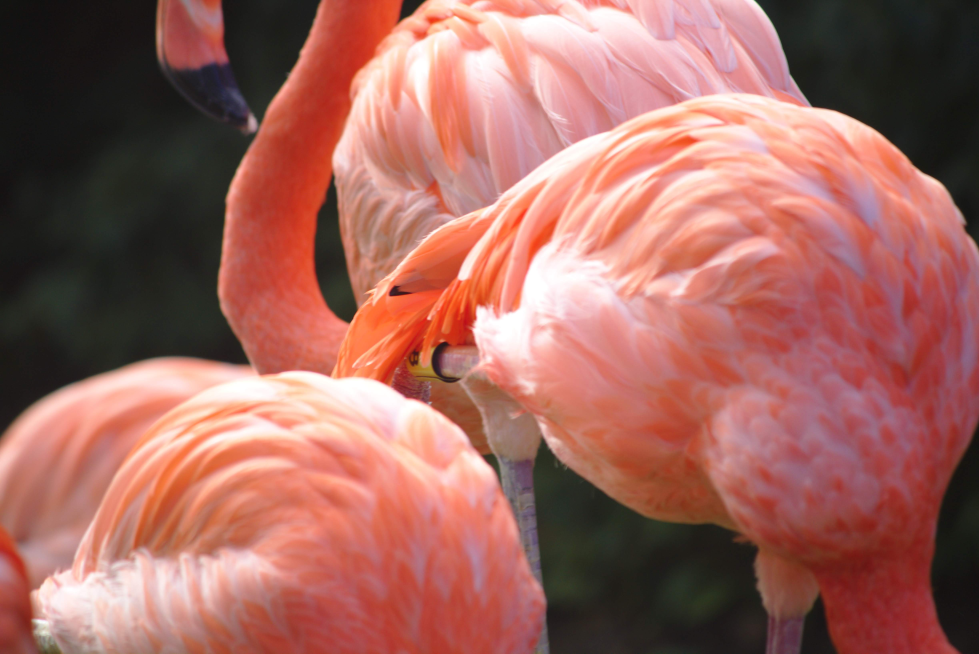
#> input picture pictures/flamingo.jpg, 4895 x 3268 px, found by its file name (shown at 1/5 size)
$ python medianCutColorQuantization.py
#> lines starting #> are read from the running program, lines starting #| are printed output that depends on the picture; after the words box and inside, x2 and y2 are one past the last pixel; in counts of white or black regions, pixels touching at a corner belong together
import matplotlib.pyplot as plt
import numpy as np
from PIL import Image
from pywaffle import Waffle
import os

imageArray = []
colorArray = []
reducedImage = []


def make_image():
    data = np.asarray(reducedImage)

    img = Image.fromarray(data)
    img.save("reduced.jpg")
    img.show()


def plot_fig():

    color = []
    occurance = []
    for item in colorArray:
        occurance.append(item[3])
        color.append('#%02x%02x%02x' %
                     (int(item[0]), int(item[1]), int(item[2])))

    fig = plt.figure(
        FigureClass=Waffle,
        rows=5,
        columns=10,
        colors=color,
        values=occurance,
        figsize=(5, 3)  # figsize is a parameter of matplotlib.pyplot.figure
    )
    plt.show()


def median_cut_quantize(imageArray):
    # when it reaches the end, color quantize
    redAverage = np.mean(imageArray[:, 0])
    greenAverage = np.mean(imageArray[:, 1])
    blueAverage = np.mean(imageArray[:, 2])

    colorArray.append([redAverage, greenAverage, blueAverage, len(imageArray)])

    for data in imageArray:
        reducedImage[data[3]][data[4]] = [
            redAverage, greenAverage, blueAverage]


def split_into_buckets(imageArray, depth):
    if len(imageArray) == 0:
        return

    if depth == 0:
        median_cut_quantize(imageArray)
        return

    redRange = np.max(imageArray[:, 0]) - np.min(imageArray[:, 0])
    greenRange = np.max(imageArray[:, 1]) - np.min(imageArray[:, 1])
    blueRange = np.max(imageArray[:, 2]) - np.min(imageArray[:, 2])

    spaceWithGreatestRange = 0

    if greenRange >= redRange and greenRange >= blueRange:
        spaceWithGreatestRange = 1
    elif blueRange >= redRange and blueRange >= greenRange:
        spaceWithGreatestRange = 2
    elif redRange >= blueRange and redRange >= greenRange:
        spaceWithGreatestRange = 0

    imageArray = imageArray[imageArray[:, spaceWithGreatestRange].argsort()]
    medianIndex = int((len(imageArray)+1)/2)

    split_into_buckets(imageArray[0:medianIndex], depth-1)
    split_into_buckets(imageArray[medianIndex:], depth-1)


filename = "/Users/kentondover/Programming/python/pictures/pictures/flamingo.jpg"
size = 256, 256


file, ext = os.path.splitext(filename)
im = Image.open(filename)
#> im is the input picture: PIL image 4895x3268 RGB; mean R, G, B 161.1, 103.2, 95.2
im.thumbnail(size)
#> im: PIL image 256x171 RGB
im.save(file + ".thumbnail", "JPEG")


with Image.open(filename.replace("jpg", "thumbnail")) as image:
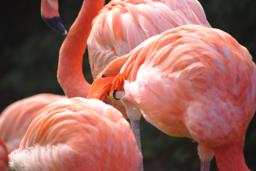
#> image: PIL image 256x171 RGB; mean R, G, B 160.3, 103.2, 95.1
    width, height = image.size
    reducedImage = np.zeros([height, width, 3], dtype=np.uint8)
    totalPixels = width * height
    data = np.asarray(image)

    for rowIndex, rows in enumerate(data):
        for colorIndex, color in enumerate(rows):
            imageArray.append(
                [
                    color[0],
                    color[1],
                    color[2],
                    rowIndex,
                    colorIndex
                ])
#> after the loop, imageArray = 43776 items
    imageArray = np.array(imageArray)
    split_into_buckets(imageArray, 4)
#> in split_into_buckets, `redRange = np.max(imageArray[:, 0]) - np.min(imageArray[:, 0])`: redRange = 250
#> in split_into_buckets, `greenRange = np.max(imageArray[:, 1]) - np.min(imageArray[:, 1])`: greenRange = 255
#> in split_into_buckets, `medianIndex = int((len(imageArray)+1)/2)`: medianIndex = 21888
#> in median_cut_quantize, `redAverage = np.mean(imageArray[:, 0])`: redAverage = 21.85
#> in median_cut_quantize, `greenAverage = np.mean(imageArray[:, 1])`: greenAverage = 21.9
#> in median_cut_quantize, `blueAverage = np.mean(imageArray[:, 2])`: blueAverage = 20.07
#> the loop in median_cut_quantize, `for data in imageArray:` made 2736 passes
#> data on passes 1 to 3: [5, 16, 12, 152, 247], [8, 21, 14, 120, 255], [8, 7, 2, 56, 253]
#> the loop in median_cut_quantize (call 2), `for data in imageArray:` made 2736 passes
#> data on passes 1 to 3: [26, 28, 25, 4, 252], [26, 28, 25, 11, 242], [26, 28, 25, 2, 249]
#> in median_cut_quantize (call 11), `redAverage = np.mean(imageArray[:, 0])`: redAverage = 226.7
#> in median_cut_quantize (call 11), `greenAverage = np.mean(imageArray[:, 1])`: greenAverage = 119.8
#> in median_cut_quantize (call 11), `blueAverage = np.mean(imageArray[:, 2])`: blueAverage = 95.98
#> the loop in median_cut_quantize (call 11), `for data in imageArray:` made 2736 passes
#> data on passes 1 to 3: [229, 100, 32, 78, 118], [242, 104, 39, 78, 119], [237, 102, 44, 77, 117]
#> after the loop in median_cut_quantize (call 11), `for data in imageArray:`:
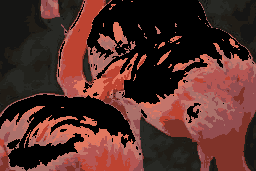
#> reducedImage: shape (171, 256, 3); mean of channels 0, 1, 2 85.3, 47.1, 41.8; drawn as R, G, B
#> in median_cut_quantize (call 12), `redAverage = np.mean(imageArray[:, 0])`: redAverage = 230.1
#> in median_cut_quantize (call 12), `greenAverage = np.mean(imageArray[:, 1])`: greenAverage = 140.5
#> in median_cut_quantize (call 12), `blueAverage = np.mean(imageArray[:, 2])`: blueAverage = 125.6
#> the loop in median_cut_quantize (call 12), `for data in imageArray:` made 2736 passes
#> data on passes 1 to 3: [221, 140, 113, 134, 50], [207, 120, 113, 98, 163], [248, 126, 113, 128, 105]
#> after the loop in median_cut_quantize (call 12), `for data in imageArray:`:
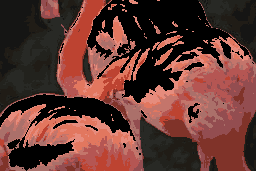
#> reducedImage: shape (171, 256, 3); 6.25% of pixels changed, all inside (x1, y1, x2, y2) = (0, 0, 249, 160); drawn as R, G, B
#> in median_cut_quantize (call 13), `redAverage = np.mean(imageArray[:, 0])`: redAverage = 215.1
#> in median_cut_quantize (call 13), `greenAverage = np.mean(imageArray[:, 1])`: greenAverage = 154.6
#> in median_cut_quantize (call 13), `blueAverage = np.mean(imageArray[:, 2])`: blueAverage = 155.8
#> the loop in median_cut_quantize (call 13), `for data in imageArray:` made 2736 passes
#> data on passes 1 to 3: [158, 118, 142, 65, 222], [158, 137, 142, 13, 204], [159, 113, 139, 63, 219]
#> after the loop in median_cut_quantize (call 13), `for data in imageArray:`:
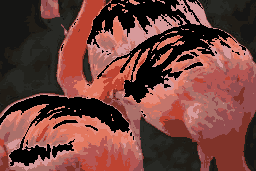
#> reducedImage: shape (171, 256, 3); 6.25% of pixels changed, all inside (x1, y1, x2, y2) = (0, 0, 254, 171); drawn as R, G, B
#> in median_cut_quantize (call 14), `redAverage = np.mean(imageArray[:, 0])`: redAverage = 245.6
#> in median_cut_quantize (call 14), `greenAverage = np.mean(imageArray[:, 1])`: greenAverage = 170.7
#> in median_cut_quantize (call 14), `blueAverage = np.mean(imageArray[:, 2])`: blueAverage = 160.1
#> the loop in median_cut_quantize (call 14), `for data in imageArray:` made 2736 passes
#> data on passes 1 to 3: [233, 165, 164, 25, 203], [233, 181, 168, 55, 130], [233, 172, 188, 4, 179]
#> after the loop in median_cut_quantize (call 14), `for data in imageArray:`:
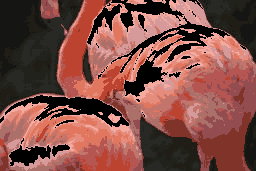
#> reducedImage: shape (171, 256, 3); 6.25% of pixels changed, all inside (x1, y1, x2, y2) = (0, 0, 246, 161); drawn as R, G, B
#> in median_cut_quantize (call 15), `redAverage = np.mean(imageArray[:, 0])`: redAverage = 249.9
#> in median_cut_quantize (call 15), `greenAverage = np.mean(imageArray[:, 1])`: greenAverage = 199.8
#> in median_cut_quantize (call 15), `blueAverage = np.mean(imageArray[:, 2])`: blueAverage = 184
#> the loop in median_cut_quantize (call 15), `for data in imageArray:` made 2736 passes
#> data on passes 1 to 3: [255, 188, 141, 39, 178], [252, 189, 146, 110, 49], [251, 190, 146, 111, 51]
#> after the loop in median_cut_quantize (call 15), `for data in imageArray:`:
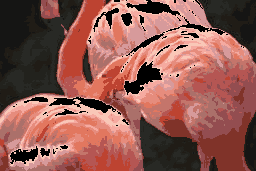
#> reducedImage: shape (171, 256, 3); 6.25% of pixels changed, all inside (x1, y1, x2, y2) = (0, 0, 246, 166); drawn as R, G, B
#> in median_cut_quantize (call 16), `redAverage = np.mean(imageArray[:, 0])`: redAverage = 252.2
#> in median_cut_quantize (call 16), `greenAverage = np.mean(imageArray[:, 1])`: greenAverage = 228
#> in median_cut_quantize (call 16), `blueAverage = np.mean(imageArray[:, 2])`: blueAverage = 223
#> the loop in median_cut_quantize (call 16), `for data in imageArray:` made 2736 passes
#> data on passes 1 to 3: [255, 215, 201, 114, 65], [255, 215, 201, 40, 89], [238, 209, 201, 149, 33]
#> after the loop in median_cut_quantize (call 16), `for data in imageArray:`:
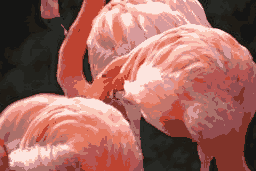
#> reducedImage: shape (171, 256, 3); 6.25% of pixels changed, all inside (x1, y1, x2, y2) = (10, 0, 244, 164); drawn as R, G, B
    plot_fig()
#> the loop in plot_fig, `for item in colorArray:` made 16 passes
#> item on passes 1 to 8: [21.85, 21.9, 20.07, 2736], [32.75, 28.05, 22.75, 2736], [34.49, 34.8, 29.93, 2736], [40.72, 41.37, 37.46, 2736], [128.8, 51.39, 41.19, 2736], [147.2, 77.18, 80.01, 2736], [189.7, 67.77, 49.28, 2736], [181.9, 86.43, 83.59, 2736]
#> after the loop in plot_fig, `for item in colorArray:`: color = ['#151514', '#201c16', '#22221d', '#282925', '#803329', '#934d50', '#bd4331', '#b55653', '#ab706a', '#c4756b', '#e2775f', '#e68c7d', '#d79a9b', '#f5aaa0', '#f9c7b7', '#fce4de']; occurance = [2736, 2736, 2736, 2736, 2736, 2736, 2736, 2736, 2736, 2736, 2736, 2736, 2736, 2736, 2736, 2736]
#> (the call stopped at in plot_fig, `fig = plt.figure( FigureClass=Waffle, rows=5, columns=10, colors=color..`: pywaffle is not available in this run)
    make_image()

$ run again, with pictures/0D3A9762.jpg copied over pictures/flamingo.jpg
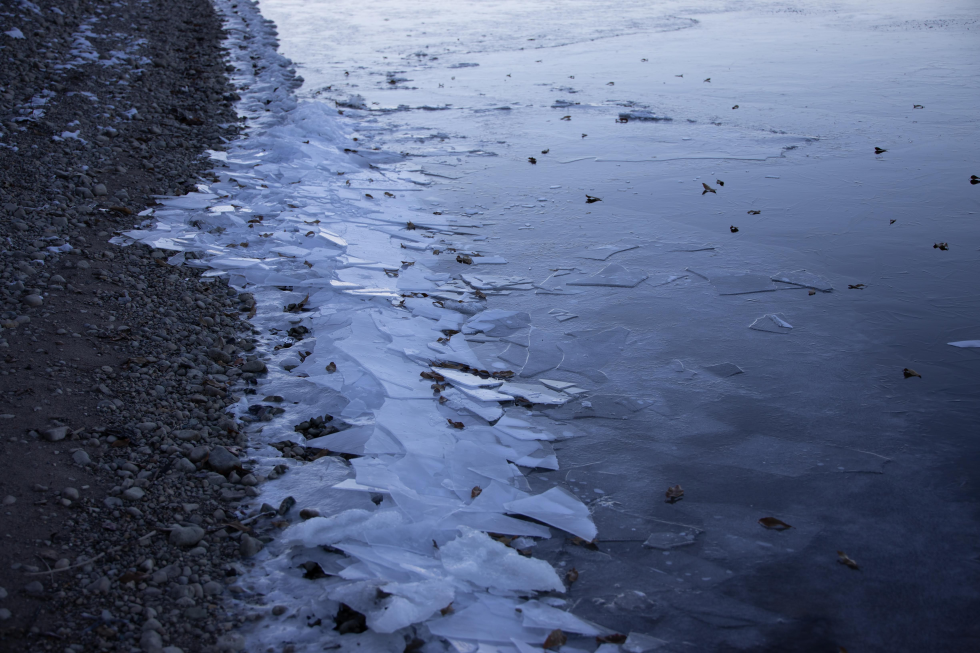
#> input picture pictures/0D3A9762.jpg, 4898 x 3265 px, found by its file name (shown at 1/5 size)
#> im is the input picture: PIL image 4898x3265 RGB; mean R, G, B 84.5, 97, 127
#> im: PIL image 256x171 RGB
#> after the loop `for rowIndex, rows in enumerate(data):`: imageArray = 43776 items
#> redRange = 225
#> greenRange = 236
#> blueRange = 247
#> medianIndex = 21888
#> redAverage = 20.92
#> greenAverage = 23.71
#> blueAverage = 37.93
#> the loop in median_cut_quantize, `for data in imageArray:` made 2736 passes
#> data on passes 1 to 3: [0, 0, 8, 161, 93], [0, 0, 11, 161, 90], [0, 0, 12, 123, 59]
#> the loop in median_cut_quantize (call 2), `for data in imageArray:` made 2736 passes
#> data on passes 1 to 3: [26, 30, 42, 14, 7], [30, 30, 42, 131, 5], [28, 30, 42, 95, 36]
#> redAverage = 160.8
#> greenAverage = 177.6
#> blueAverage = 210.1
#> the loop in median_cut_quantize (call 15), `for data in imageArray:` made 2736 passes
#> data on passes 1 to 3: [143, 167, 215, 90, 104], [143, 167, 215, 85, 100], [144, 168, 214, 47, 83]
#> after the loop in median_cut_quantize (call 15), `for data in imageArray:`:
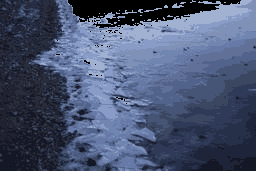
#> reducedImage: shape (171, 256, 3); mean of channels 0, 1, 2 72.4, 83.9, 112.7; drawn as R, G, B
#> redAverage = 188.2
#> greenAverage = 200.4
#> blueAverage = 224.1
#> the loop in median_cut_quantize (call 16), `for data in imageArray:` made 2736 passes
#> data on passes 1 to 3: [174, 190, 216, 16, 180], [174, 189, 218, 23, 122], [174, 189, 212, 10, 154]
#> after the loop in median_cut_quantize (call 16), `for data in imageArray:`:
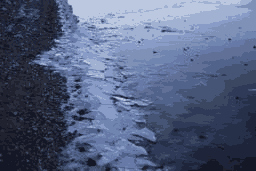
#> reducedImage: shape (171, 256, 3); 6.25% of pixels changed, all inside (x1, y1, x2, y2) = (56, 0, 241, 104); drawn as R, G, B
#> the loop in plot_fig, `for item in colorArray:` made 16 passes
#> item on passes 1 to 8: [20.92, 23.71, 37.93, 2736], [32.1, 34.57, 47.53, 2736], [30.76, 37.23, 58.21, 2736], [42.68, 45.69, 59.69, 2736], [39.68, 48.47, 73.83, 2736], [47.26, 58.93, 88.87, 2736], [59.97, 70.12, 97.2, 2736], [70.46, 84.6, 118.8, 2736]
#> after the loop in plot_fig, `for item in colorArray:`: color = ['#141725', '#20222f', '#1e253a', '#2a2d3b', '#273049', '#2f3a58', '#3b4661', '#465476', '#52638b', '#607097', '#6779a7', '#7185b1', '#8091b7', '#899cc7', '#a0b1d2', '#bcc8e0']; occurance = [2736, 2736, 2736, 2736, 2736, 2736, 2736, 2736, 2736, 2736, 2736, 2736, 2736, 2736, 2736, 2736]

$ run again, with pictures/20170326191002_IMG_7379.JPG copied over pictures/flamingo.jpg
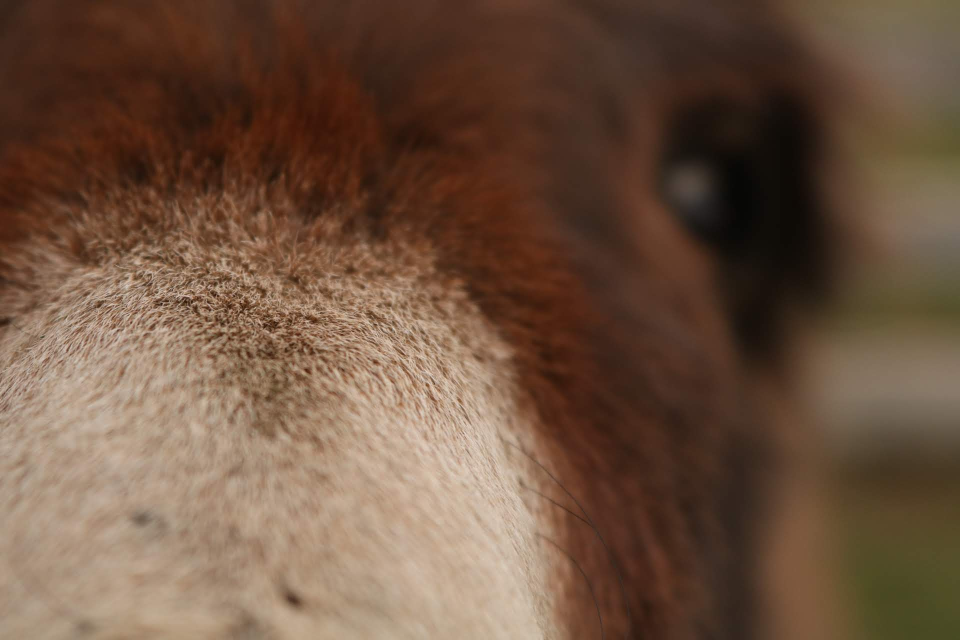
#> input picture pictures/20170326191002_IMG_7379.JPG, 1920 x 1280 px, found by its file name (shown at 1/2 size)
#> im is the input picture: PIL image 1920x1280 RGB; mean R, G, B 109.6, 82.9, 64.1
#> im: PIL image 256x171 RGB
#> after the loop `for rowIndex, rows in enumerate(data):`: imageArray = 43776 items
#> redRange = 220
#> greenRange = 193
#> blueRange = 180
#> medianIndex = 21888
#> redAverage = 35.49
#> greenAverage = 20.62
#> blueAverage = 11.8
#> the loop in median_cut_quantize, `for data in imageArray:` made 2736 passes
#> data on passes 1 to 3: [51, 18, 1, 32, 65], [6, 7, 2, 47, 196], [6, 7, 2, 46, 196]
#> the loop in median_cut_quantize (call 2), `for data in imageArray:` made 2736 passes
#> data on passes 1 to 3: [60, 30, 19, 120, 166], [57, 30, 19, 21, 100], [41, 26, 19, 27, 202]
#> redAverage = 184.9
#> greenAverage = 158.6
#> blueAverage = 135.4
#> the loop in median_cut_quantize (call 15), `for data in imageArray:` made 2736 passes
#> data on passes 1 to 3: [180, 145, 117, 141, 145], [180, 144, 118, 76, 93], [181, 144, 118, 71, 67]
#> after the loop in median_cut_quantize (call 15), `for data in imageArray:`:
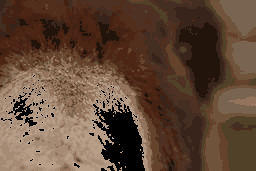
#> reducedImage: shape (171, 256, 3); mean of channels 0, 1, 2 96.8, 71.4, 53.9; drawn as R, G, B
#> redAverage = 199.2
#> greenAverage = 175.3
#> blueAverage = 154
#> the loop in median_cut_quantize (call 16), `for data in imageArray:` made 2736 passes
#> data on passes 1 to 3: [190, 166, 142, 160, 30], [190, 166, 142, 165, 112], [192, 164, 142, 105, 119]
#> after the loop in median_cut_quantize (call 16), `for data in imageArray:`:
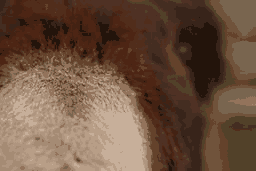
#> reducedImage: shape (171, 256, 3); 6.25% of pixels changed, all inside (x1, y1, x2, y2) = (1, 75, 145, 171); drawn as R, G, B
#> the loop in plot_fig, `for item in colorArray:` made 16 passes
#> item on passes 1 to 8: [35.49, 20.62, 11.8, 2736], [56.11, 36.88, 26.95, 2736], [67.75, 34.04, 19.14, 2736], [68.51, 45.31, 33.44, 2736], [77.28, 37.45, 20.28, 2736], [81.44, 45.38, 27.74, 2736], [79.4, 49.56, 36.4, 2736], [82.26, 65.47, 41.01, 2736]
#> after the loop in plot_fig, `for item in colorArray:`: color = ['#23140b', '#38241a', '#432213', '#442d21', '#4d2514', '#512d1b', '#4f3124', '#524129', '#64422b', '#70533b', '#79654f', '#93735b', '#a58b74', '#af957f', '#b89e87', '#c7af9a']; occurance = [2736, 2736, 2736, 2736, 2736, 2736, 2736, 2736, 2736, 2736, 2736, 2736, 2736, 2736, 2736, 2736]

$ run again, with pictures/IMG_0027-Pano.jpg copied over pictures/flamingo.jpg
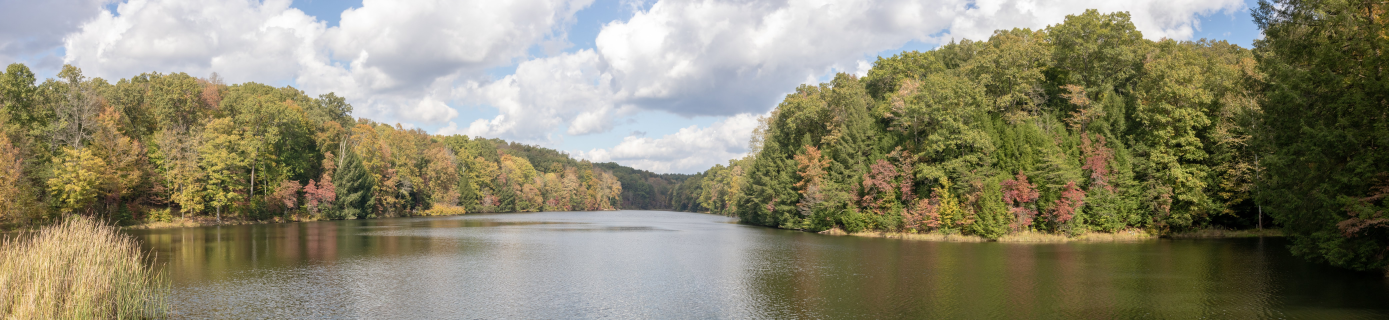
#> input picture pictures/IMG_0027-Pano.jpg, 8331 x 1920 px, found by its file name (shown at 1/6 size)
#> im is the input picture: PIL image 8331x1920 RGB; mean R, G, B 139.5, 135.3, 111.5
#> im: PIL image 256x59 RGB
#> the loop `for rowIndex, rows in enumerate(data):` made 59 passes
#> after the loop `for rowIndex, rows in enumerate(data):`: imageArray = 15104 items, first 6: [165, 175, 202, 0, 0], [166, 176, 203, 0, 1], [169, 176, 202, 0, 2], [171, 179, 202, 0, 3], [174, 180, 204, 0, 4], [176, 182, 204, 0, 5]
#> redRange = 255
#> greenRange = 254
#> blueRange = 255
#> medianIndex = 7552
#> in split_into_buckets (call 4), `imageArray = imageArray[imageArray[:, spaceWithGreatestRange].argsort()]`: imageArray = 1888 rows, first 6: [0, 3, 0, 50, 252], [0, 3, 0, 51, 252], [1, 1, 0, 38, 231], [1, 4, 0, 50, 247], [1, 4, 0, 51, 251], [2, 4, 0, 44, 236]
#> redAverage = 23.93
#> greenAverage = 26.73
#> blueAverage = 9.18
#> the loop in median_cut_quantize, `for data in imageArray:` made 944 passes
#> the loop in median_cut_quantize (call 2), `for data in imageArray:` made 944 passes
#> data on passes 1 to 3: [39, 49, 24, 28, 236], [39, 43, 20, 24, 246], [39, 50, 10, 24, 208]
#> in split_into_buckets (call 7), `imageArray = imageArray[imageArray[:, spaceWithGreatestRange].argsort()]`: imageArray = 1888 rows, first 6: [82, 69, 1, 42, 178], [68, 67, 3, 38, 180], [76, 68, 6, 18, 216], [92, 74, 10, 42, 177], [63, 68, 12, 28, 176], [65, 70, 12, 34, 222]
#> in split_into_buckets (call 11), `imageArray = imageArray[imageArray[:, spaceWithGreatestRange].argsort()]`: imageArray = 1888 rows, first 6: [101, 92, 23, 42, 179], [99, 92, 24, 42, 203], [99, 99, 27, 42, 181], [99, 75, 27, 45, 176], [103, 89, 28, 35, 175], [120, 95, 29, 41, 175]
#> in split_into_buckets (call 14), `imageArray = imageArray[imageArray[:, spaceWithGreatestRange].argsort()]`: imageArray = 1888 rows, first 6: [100, 111, 51, 36, 207], [100, 109, 80, 38, 142], [101, 111, 77, 23, 145], [101, 110, 53, 37, 203], [101, 115, 54, 37, 204], [102, 114, 64, 27, 207]
#> in split_into_buckets (call 19), `imageArray = imageArray[imageArray[:, spaceWithGreatestRange].argsort()]`: imageArray = 1888 rows, first 6: [68, 87, 102, 1, 233], [70, 86, 85, 5, 233], [72, 94, 115, 3, 232], [77, 85, 87, 37, 121], [78, 87, 86, 36, 121], [79, 88, 85, 35, 120]
#> in split_into_buckets (call 22), `imageArray = imageArray[imageArray[:, spaceWithGreatestRange].argsort()]`: imageArray = 1888 rows, first 6: [155, 143, 129, 35, 113], [176, 163, 129, 17, 146], [135, 134, 129, 55, 56], [147, 138, 129, 54, 40], [142, 142, 130, 55, 49], [179, 172, 130, 16, 150]
#> in split_into_buckets (call 26), `imageArray = imageArray[imageArray[:, spaceWithGreatestRange].argsort()]`: imageArray = 1888 rows, first 6: [194, 169, 89, 31, 15], [187, 156, 92, 52, 4], [186, 158, 95, 52, 3], [190, 159, 95, 50, 5], [191, 160, 96, 51, 4], [188, 158, 96, 53, 3]
#> in split_into_buckets (call 29), `imageArray = imageArray[imageArray[:, spaceWithGreatestRange].argsort()]`: imageArray = 1888 rows, first 6: [188, 204, 227, 3, 105], [189, 210, 227, 21, 123], [189, 206, 226, 21, 117], [189, 199, 224, 9, 8], [189, 209, 236, 5, 110], [190, 206, 232, 1, 227]
#> redAverage = 237.6
#> greenAverage = 237.5
#> blueAverage = 239.6
#> the loop in median_cut_quantize (call 16), `for data in imageArray:` made 944 passes
#> data on passes 1 to 3: [228, 230, 225, 3, 149], [228, 228, 226, 8, 122], [228, 228, 226, 3, 182]
#> after the loop in median_cut_quantize (call 16), `for data in imageArray:`:
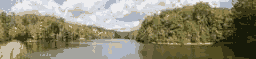
#> reducedImage: shape (59, 256, 3); mean of channels 0, 1, 2 139.1, 134.8, 110.9; drawn as R, G, B
#> the loop in plot_fig, `for item in colorArray:` made 16 passes
#> item on passes 1 to 8: [23.93, 26.73, 9.18, 944], [56.09, 53.84, 22.65, 944], [82, 77.91, 33.16, 944], [89.19, 85.1, 50.86, 944], [105.7, 94.19, 47.61, 944], [111.9, 100, 65.01, 944], [120.9, 116.8, 66.81, 944], [142.9, 127.4, 74, 944]
#> after the loop in plot_fig, `for item in colorArray:`: color = ['#171a09', '#383516', '#524d21', '#595532', '#695e2f', '#6f6441', '#787442', '#8e7f4a', '#847e64', '#a29164', '#a4a49f', '#aeb6c4', '#c8bea9', '#d3d5d9', '#d9dde5', '#ededef']; occurance = [944, 944, 944, 944, 944, 944, 944, 944, 944, 944, 944, 944, 944, 944, 944, 944]
